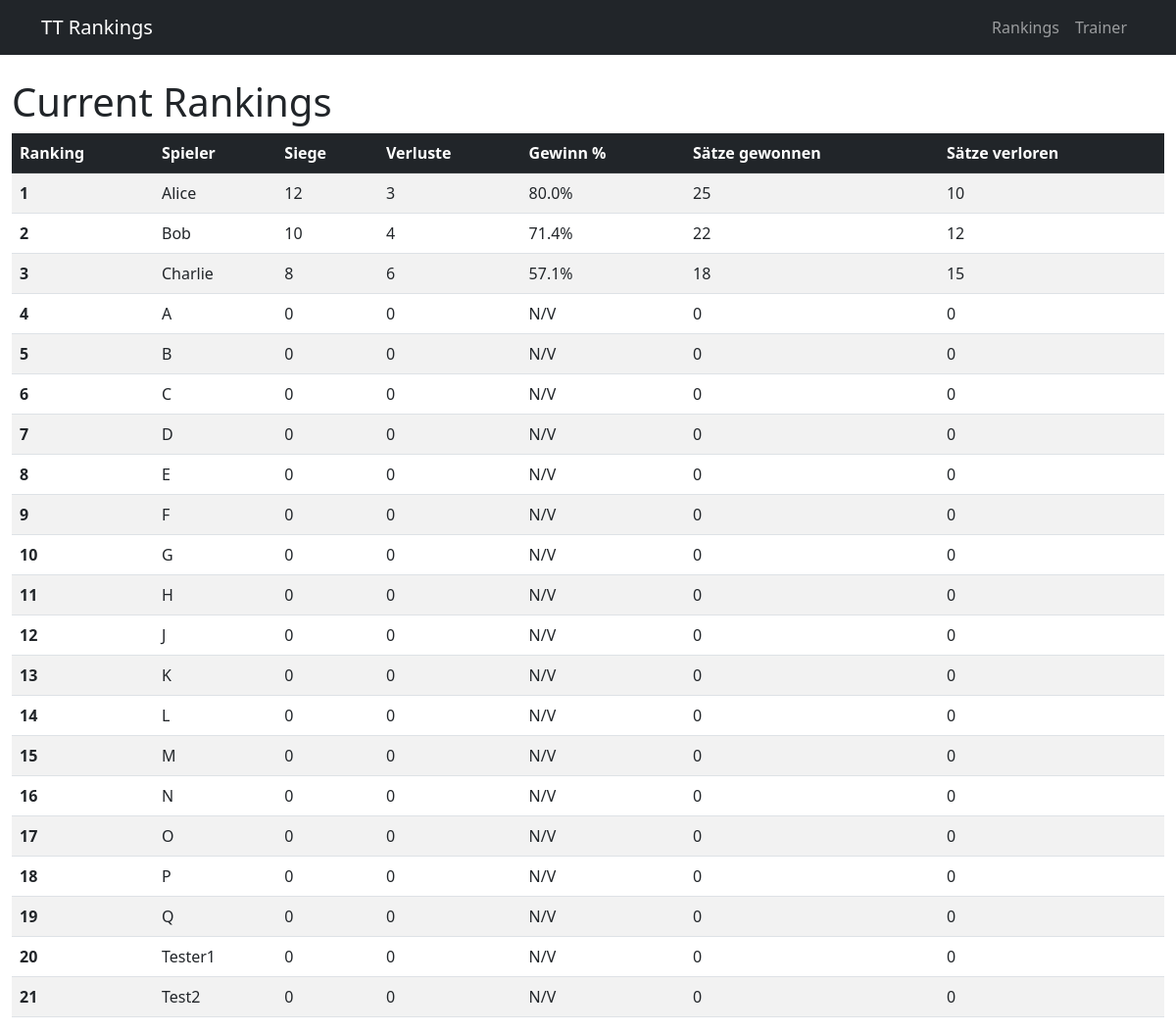
Before: / with the older database file.
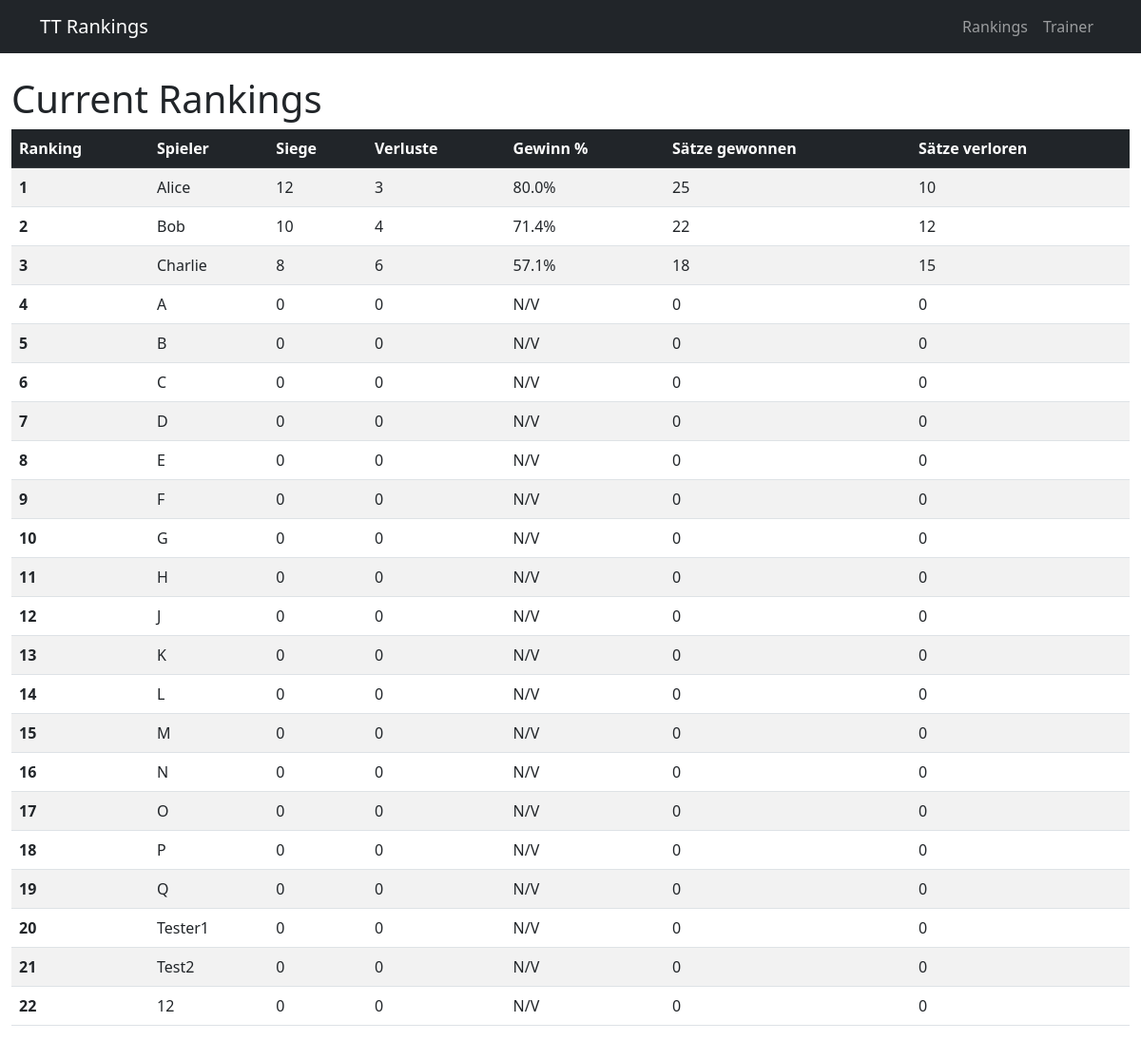
After: the same page with the newer database file.
### app.py (models this page shows)
class Players(db.Model):
    id = db.Column(db.Integer, primary_key=True)
    ranking = db.Column(db.Integer, nullable=False)
    name = db.Column(db.String(100), nullable=False)
    wins = db.Column(db.Integer, nullable=False)
    losses = db.Column(db.Integer, nullable=False)
    setsWon = db.Column(db.Integer, nullable=False)
    setsLost = db.Column(db.Integer, nullable=False)

### app.py (the view)
@app.route('/')
def home():
    players = Players.query.order_by(Players.ranking).all()  # Use capital P for the class
    return render_template('index.html', players=players)

### templates/index.html
{% extends "base.html" %}
{% block content %}
<h1>Current Rankings</h1>
<div class="table-responsive">
    <table class="table table-striped table-hover">
        <thead class="table-dark">
            <tr>
                <th>Ranking</th>
                <th>Spieler</th>
                <th>Siege</th>
                <th>Verluste</th>
                <th>Gewinn %</th>
                <th>Sätze gewonnen</th>
                <th>Sätze verloren</th>
            </tr>
        </thead>
        <tbody>
            {% for player in players %}
            <tr>
                <td><strong>{{ player.ranking }}</strong></td>
                <td>{{ player.name }}</td>
                <td>{{ player.wins }}</td>
                <td>{{ player.losses }}</td>
                <td>{% if player.wins %}
                        {{ "%.1f"|format((player.wins / (player.wins + player.losses) * 100)) }}%
                    {% else %}
                        N/V
                    {% endif %}
                </td>
                <td>{{ player.setsWon }}</td>
                <td>{{ player.setsLost }}</td>
            </tr>
            {% endfor %}
        </tbody>
    </table>
</div>
{% endblock %}

### templates/base.html (shortened to what this page needs)
<!DOCTYPE html>
<html lang="en">
<head>
    <link href="https://cdn.jsdelivr.net/npm/bootstrap@5.3.0/dist/css/bootstrap.min.css" rel="stylesheet">
    <link rel="stylesheet" href="{{ url_for('static', filename='css/main.css') }}">
</head>
<body>
    <nav class="navbar navbar-expand-lg navbar-dark bg-dark">
        <div class="container">
            <a class="navbar-brand" href="{{ url_for('home') }}">TT Rankings</a>
            <div class="navbar-nav">
                <a class="nav-link" href="{{ url_for('home') }}">Rankings</a>
                <a class="nav-link" href="{{ url_for('trainer') }}">Trainer</a>
            </div>
        </div>
    </nav>
    <div class="container-fluid mt-4">
        {% block content %}{% endblock %}
    </div>
</body>
</html>

Changed rows visible on the page:
added Players: ranking "22", name "12", wins "0", losses "0", shows "N/V", setsWon "0", setsLost "0"
